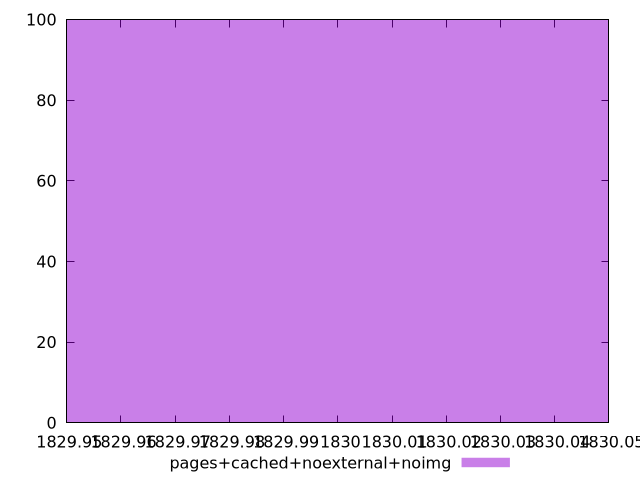

This chart was generated by the following gnuplot code:
$_pagesCachedNoexternalNoimg <<EOF
1830 100
EOF
set key outside below
set terminal pngcairo
set output "report_00004_2020-11-02T20-21-41.718Z/uses-long-cache-ttl/pages+cached+noexternal+noimg//raw_hist.png"
set yrange [0:100]
set boxwidth 0.1
set style fill transparent solid 0.5 noborder
plot $_pagesCachedNoexternalNoimg title "pages+cached+noexternal+noimg" with boxes ,
